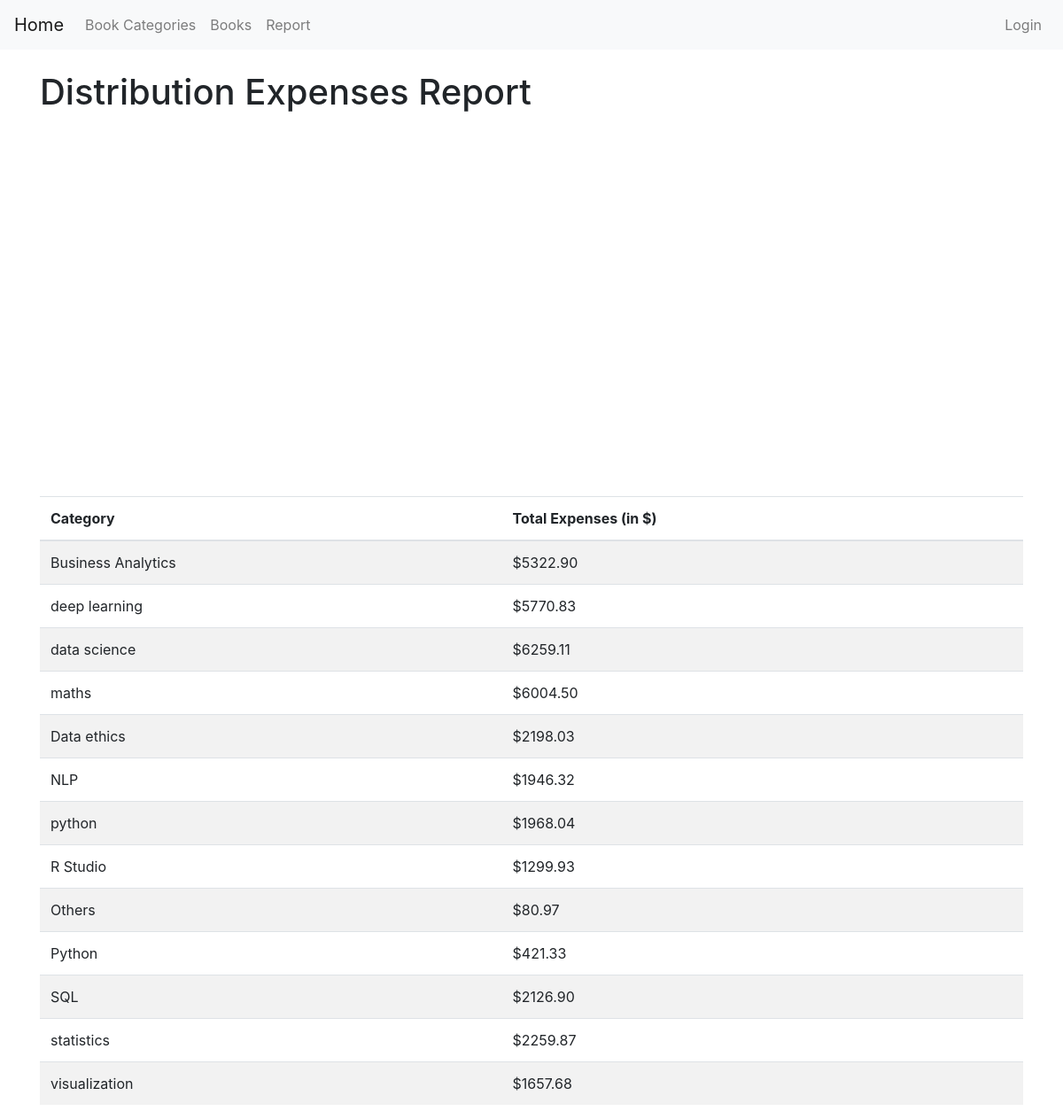
Page /books/report/ on the committed database.
### books/models.py (models this page shows, shortened)
class BookCategory(models.Model):
    name = models.CharField(max_length=100)

### books/views.py (the view)
# urls.py: path('report/', views.distribution_expenses_report, name='distribution_expenses_report'),
def distribution_expenses_report(request):
    categories = BookCategory.objects.all()
    report_data = []
    for category in categories:
        total_expenses = Book.objects.filter(category=category).aggregate(Sum('distribution_expense'))['distribution_expense__sum']
        report_data.append({'category': category.name, 'total_expenses': total_expenses})
    return render(request, 'books/distribution_expenses_report.html', {'report_data': report_data})

### books/templates/books/distribution_expenses_report.html (shortened to what this page needs)
{% extends "base.html" %}
{% block content %}
<h1>Distribution Expenses Report</h1>
<div id="expensesChartContainer" style="height: 400px; width: 100%;"></div>
<table class="table table-striped mt-4">
    <thead>
        <tr>
            <th>Category</th>
            <th>Total Expenses (in $)</th>
        </tr>
    </thead>
    <tbody>
        {% for item in report_data %}
        <tr>
            <td>{{ item.category }}</td>
            <td>${{ item.total_expenses|floatformat:2 }}</td>
        </tr>
        {% endfor %}
    </tbody>
</table>
{% endblock %}

### rows in the picture
BookCategory: category "Business Analytics"
BookCategory: category "deep learning"
BookCategory: category "data science"
BookCategory: category "maths"
BookCategory: category "Data ethics"
BookCategory: category "NLP"
BookCategory: category "python"
BookCategory: category "R Studio"
BookCategory: category "Others"
BookCategory: category "Python"
BookCategory: category "SQL"
BookCategory: category "statistics"
BookCategory: category "visualization"

### other values in the picture
{{ item.total_expenses|floatformat:2 }} "5322.90" "5770.83" "6259.11" "6004.50" "2198.03" "1946.32" "1968.04" "1299.93" "80.97" "421.33" "2126.90" "2259.87" "1657.68"
